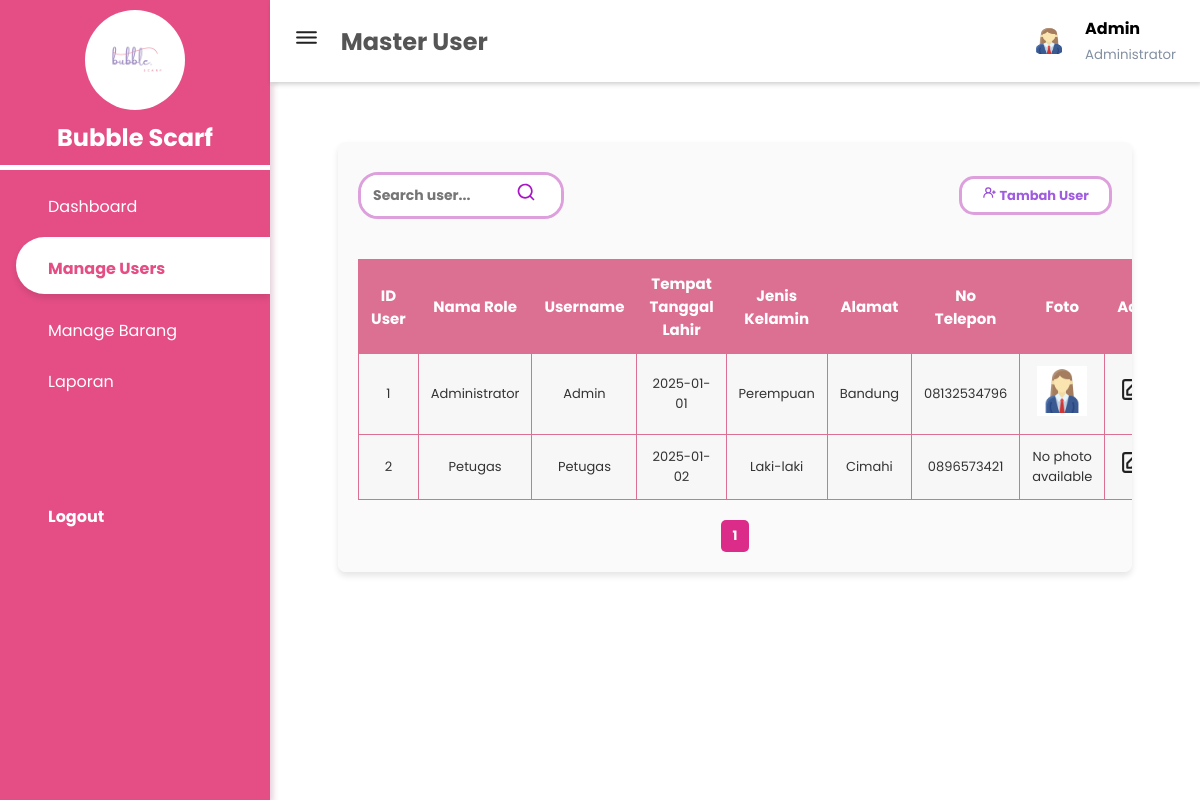
The app's page /master_user.php (signed in) with its own data.
### tables this page shows
CREATE TABLE `user` (
  `Id_user` int(11) NOT NULL,
  `Id_role` int(11) NOT NULL,
  `username` varchar(255) NOT NULL,
  `password` varchar(255) NOT NULL,
  `TTL` date NOT NULL,
  `jenis_kelamin` enum('Perempuan','Laki-laki','','') NOT NULL,
  `alamat` text NOT NULL,
  `no_tlp` varchar(13) NOT NULL,
  `foto` varchar(255) NOT NULL
);

CREATE TABLE `role` (
  `Id_role` int(11) NOT NULL,
  `nama_role` varchar(255) NOT NULL
);

### master_user.php (the view, shortened to what this page needs)
<?php
include 'sidebar.php';
$audri_username = $_SESSION['username'];
$audri_role = $_SESSION['role'];
$audri_searchKeyword = $_GET['search'] ?? '';
?>
<!DOCTYPE html>
<html lang="id">
<head>
    <link rel="stylesheet" href="https://maxst.icons8.com/vue-static/landings/line-awesome/line-awesome/1.3.0/css/line-awesome.min.css">
    <link rel="stylesheet" href="https://unicons.iconscout.com/release/v4.0.8/css/line.css">
    <link rel="stylesheet" href="tabel.css">
</head>
<body>
    <header>
        <h2>
            <label id="menu-toggle">
                <span class="bars"> <img src="asset/bars.svg" width="25px" height="25px"> </span>
            </label>
            Master User
        </h2>
        <?php
        $audri_queryUser = "SELECT foto FROM user WHERE username = '$audri_username'";
        $audri_resultUser = mysqli_query($conn, $audri_queryUser);
        $audri_userData = mysqli_fetch_assoc($audri_resultUser);
        $audri_fotoUser = !empty($audri_userData['foto']) ? 'uploads/users/' . $audri_userData['foto'] : 'img/default.jpg'; ?>
        <div class="user-wrapper">
            <img src="<?php echo htmlspecialchars($audri_fotoUser); ?>" width="40px" height="30px" alt="User">
            <div>
                <h4><?php echo htmlspecialchars($audri_username); ?></h4>
                <small><?php echo htmlspecialchars($audri_role); ?></small>
            </div>
        </div>
    </header>
    <div class="main-content">
        <main>
            <div class="container">
                <div class="header-tools">
                    <form method="GET" action="master_user.php" class="search-box">
                        <input type="text" name="search" placeholder="Search user..." class="search-input" value="<?php echo htmlspecialchars($audri_searchKeyword); ?>">
                        <button type="submit" class="search-btn"><i class="uil.search"></i> <img src="asset/search.svg" width="20px" height="20px"></button>
                    </form>
                    <a href="tambah_user.php" class="btn-tambah-data">
                        <i class="user.plus"><img src="asset/user-plus.svg" width="15px" height="15px"></i> Tambah User
                    </a>
                </div>
                <table class="table">
                    <thead>
                        <tr>
                            <th>ID User</th>
                            <th>Nama Role</th>
                            <th>Username</th>
                            <th>Tempat <br> Tanggal Lahir </br></th>
                            <th>Jenis <br> Kelamin </br></th>
                            <th>Alamat</th>
                            <th>No Telepon</th>
                            <th>Foto</th>
                            <th>Actions</th>
                        </tr>
                    </thead>
                    <?php
                    $audri_page = isset($_GET['page']) ? (int)$_GET['page'] : 1;
                    $audri_limit = 5;
                    $audri_offset = ($audri_page - 1) * $audri_limit;
                    $audri_sql = "SELECT u.Id_user, u.Id_role, r.nama_role, u.username, u.TTL, u.jenis_kelamin, u.alamat, u.no_tlp, u.foto
                            FROM user u
                            JOIN role r ON u.Id_role = r.Id_role";
                    $audri_sql .= " LIMIT $audri_limit OFFSET $audri_offset";
                    $audri_result = $conn->query($audri_sql);
                    $audri_totalDataQuery = "SELECT COUNT(*) as total FROM user u
                                    JOIN role r ON u.Id_role = r.Id_role";
                    $audri_totalDataResult = $conn->query($audri_totalDataQuery);
                    $audri_totalData = $audri_totalDataResult->fetch_assoc()['total'];
                    $audri_totalPages = ceil($audri_totalData / $audri_limit);
                    ?>
                    <tbody>
                        <?php
                        if ($audri_result->num_rows > 0) {
                            while ($audri_row = $audri_result->fetch_assoc()) {
                                $audri_fotoPath = !empty($audri_row['foto']) ? 'uploads/users/' . $audri_row['foto'] : 'img/default.jpg';
                                echo "<tr>
                                    <td>" . $audri_row['Id_user'] . "</td>
                                    <td>{$audri_row['nama_role']}</td>
                                    <td>{$audri_row['username']}</td>
                                    <td>{$audri_row['TTL']}</td>
                                    <td>{$audri_row['jenis_kelamin']}</td>
                                    <td>{$audri_row['alamat']}</td>
                                    <td>{$audri_row['no_tlp']}</td>
                                    <td>";
                                if ($audri_fotoPath && file_exists($audri_fotoPath)) {
                                    echo "<img src='" . htmlspecialchars($audri_fotoPath) . "' width='50' height='50' alt='Foto User'>";
                                } else {
                                    echo "<p>No photo available</p>";
                                }
                                echo "</td>
                                    <td>
                                        <a href='edit_user.php?id={$audri_row['Id_user']}' class='btn btn-edit'><img src='asset/edit.svg' width='25px' height='25px'></a>
                                        <a href='proses_user.php?id={$audri_row['Id_user']}' class='btn btn-delete'><img src='asset/trash-alt.svg' width='25px' height='25px'></a>
                                    </td>
                                </tr>";
                            }
                        } else {
                            echo "<tr><td colspan='9'>Tidak ada data ditemukan</td></tr>";
                        }
                        ?>
                    </tbody>
                </table>
                <div class="pagination">
                    <?php for ($i = 1; $i <= $audri_totalPages; $i++): ?>
                        <a href="?page=<?php echo $i; ?>&search=<?php echo htmlspecialchars($audri_searchKeyword); ?>" class="page-link <?php echo ($audri_page == $i) ? 'active' : ''; ?>">
                            <?php echo $i; ?>
                        </a>
                    <?php endfor; ?>
                </div>
            </div>
        </main>
    </div>
</body>
</html>

### style.css (style rules this page uses)
:root { --main-color: #e44e85; --color-dark: #1D2231; --text-grey: #8390A2; }
* { padding: 0; margin: 0; box-sizing: border-box; list-style-type: none; text-decoration: none; font-family: 'Poppins', sans-serif; }
.main-content { margin-left: 270px; transition: margin-left 0.3s ease; }
header { background: #fff; display: flex; justify-content: space-between; align-items: center; padding: 1rem 1.5rem; box-shadow: 2px 2px 5px rgba(0,0,0,0.2); position: fixed; left: 270px; width: calc(100% - 270px); top: 0; z-index: 100; transition: left 0.3s ease, width 0.3s ease; }
header h2 { color: #555; }
header label span { font-size: 1.7rem; padding-right: 1rem; cursor: pointer; }
.search-input { border: none; padding: 8px 8px; width: 100%; font-size: 14px; outline: none; color: rgb(160, 92, 223); font-weight: bold; }
.search-btn { background: none; border: none; cursor: pointer; padding: 8px; }
.user-wrapper { display: flex; align-items: center; }
.user-wrapper img { border-radius: 50%; margin-right: 1rem; }
.user-wrapper small { display: inline-block; color: var(--text-grey); margin-top: -3px; }
main { margin-top: 70px; padding: 2rem 1.5rem; background: #fff; min-height: calc(100vh - 90px); }

### tabel.css (style rules this page uses)
.container { margin: 40px auto; max-width: 90%; background-color: #fafafa; padding: 20px; border-radius: 8px; box-shadow: 0 4px 6px rgba(0, 0, 0, 0.1); overflow-x: auto; / }
.table { width: 100%; border-collapse: collapse; text-align: left; font-size: 15px; color: #333; margin-top: 30px; min-width: 600px; }
.table thead { background-color: palevioletred; color: #fff; }
.table th, .table td { padding: 12px; text-align: center; border: 1px solid palevioletred; }
.table td { font-size: 13px; background-color: rgb(248, 247, 247); }
.btn { text-align: center; cursor: pointer; transition: background-color 0.3s ease; }
.btn-edit { color: #333; font-size: 25px; }
.btn-tambah-data { background: white; border: 3px solid plum; color: rgb(160, 92, 223); font-size: 13px; font-weight: bold; padding: 6px 20px; border-radius: 15px; cursor: pointer; transition: all 0.3s ease; }
.header-tools { display: flex; justify-content: space-between; align-items: center; padding: 10px 0; }
.search-box { position: relative; display: flex; align-items: center; border: 3px solid plum; border-radius: 20px; overflow: hidden; }
.search-input { border: none; padding: 10px 20px 10px 12px; width: 200px; outline: none; font-size: 14px; color: rgb(160, 92, 223); font-weight: bold; }
.search-btn { position: absolute; right: 17px; background: none; border: none; cursor: pointer; font-size: 16px; }
.pagination { margin-top: 20px; text-align: center; }
.pagination .page-link { display: inline-block; padding: 6px 12px; margin: 0 2px; background-color: #ff77c4; color: white; border-radius: 5px; text-decoration: none; transition: background-color 0.3s ease; font-size: small; }
.pagination .page-link.active { background-color: #da2c88; font-weight: bold; }

### records on screen
user: foto (picture), Id_user "1", Id_role.nama_role "Administrator", username "Admin", TTL "2025-01-01", jenis_kelamin "Perempuan", alamat "Bandung", no_tlp "08132534796"
user: Id_user "2", Id_role.nama_role "Petugas", username "Petugas", TTL "2025-01-02", jenis_kelamin "Laki-laki", alamat "Cimahi", no_tlp "0896573421", foto "No photo available"

### other values on screen
$audri_username "Admin"
$audri_role "Administrator"
